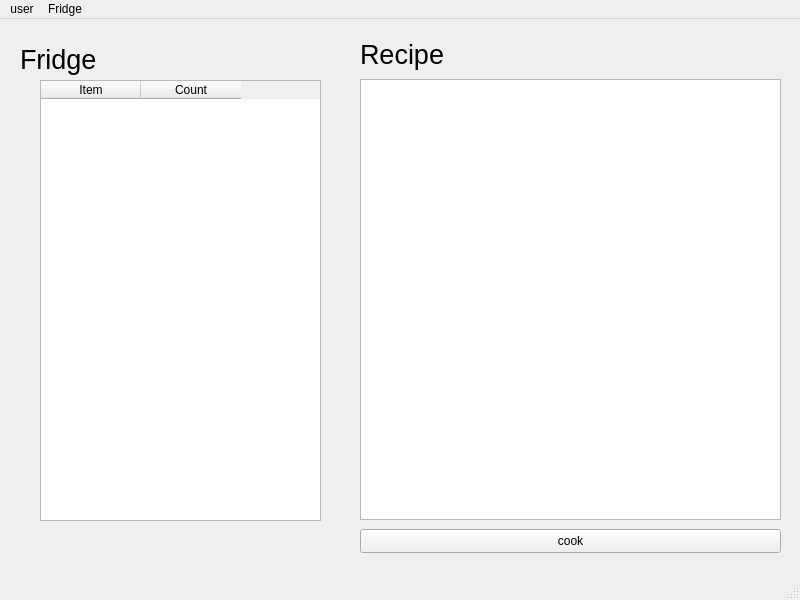
<?xml version="1.0" encoding="UTF-8"?>
<ui version="4.0">
 <class>MainWindow</class>
 <widget class="QMainWindow" name="MainWindow">
  <property name="geometry">
   <rect>
    <x>0</x>
    <y>0</y>
    <width>800</width>
    <height>600</height>
   </rect>
  </property>
  <property name="windowTitle">
   <string>MainWindow</string>
  </property>
  <widget class="QWidget" name="centralwidget">
   <widget class="QListView" name="listView">
    <property name="geometry">
     <rect>
      <x>360</x>
      <y>60</y>
      <width>421</width>
      <height>441</height>
     </rect>
    </property>
   </widget>
   <widget class="QLabel" name="label">
    <property name="geometry">
     <rect>
      <x>20</x>
      <y>20</y>
      <width>141</width>
      <height>41</height>
     </rect>
    </property>
    <property name="font">
     <font>
      <pointsize>20</pointsize>
     </font>
    </property>
    <property name="text">
     <string>Fridge</string>
    </property>
   </widget>
   <widget class="QLabel" name="label_2">
    <property name="geometry">
     <rect>
      <x>360</x>
      <y>20</y>
      <width>131</width>
      <height>31</height>
     </rect>
    </property>
    <property name="font">
     <font>
      <pointsize>20</pointsize>
     </font>
    </property>
    <property name="text">
     <string>Recipe</string>
    </property>
   </widget>
   <widget class="QPushButton" name="pushButton">
    <property name="geometry">
     <rect>
      <x>360</x>
      <y>510</y>
      <width>421</width>
      <height>24</height>
     </rect>
    </property>
    <property name="text">
     <string>cook</string>
    </property>
   </widget>
   <widget class="QTableWidget" name="fridgeTable">
    <property name="geometry">
     <rect>
      <x>40</x>
      <y>61</y>
      <width>281</width>
      <height>441</height>
     </rect>
    </property>
    <property name="editTriggers">
     <set>QAbstractItemView::NoEditTriggers</set>
    </property>
    <attribute name="verticalHeaderVisible">
     <bool>false</bool>
    </attribute>
    <column>
     <property name="text">
      <string>Item</string>
     </property>
    </column>
    <column>
     <property name="text">
      <string>Count</string>
     </property>
    </column>
   </widget>
  </widget>
  <widget class="QMenuBar" name="menubar">
   <property name="geometry">
    <rect>
     <x>0</x>
     <y>0</y>
     <width>800</width>
     <height>21</height>
    </rect>
   </property>
   <widget class="QMenu" name="menuuser">
    <property name="title">
     <string>user</string>
    </property>
    <addaction name="actionlogin"/>
    <addaction name="actionRegister"/>
   </widget>
   <widget class="QMenu" name="menuFridge">
    <property name="title">
     <string>Fridge</string>
    </property>
    <addaction name="actionAdd_Ingredient"/>
    <addaction name="actionEdit_Ingredient"/>
   </widget>
   <addaction name="menuuser"/>
   <addaction name="menuFridge"/>
  </widget>
  <widget class="QStatusBar" name="statusbar"/>
  <action name="actionlogin">
   <property name="text">
    <string>login</string>
   </property>
  </action>
  <action name="actionAdd_Ingredient">
   <property name="text">
    <string>Add Ingredient</string>
   </property>
  </action>
  <action name="actionEdit_Ingredient">
   <property name="text">
    <string>Edit Ingredient</string>
   </property>
  </action>
  <action name="actionRegister">
   <property name="text">
    <string>Register</string>
   </property>
  </action>
 </widget>
 <resources/>
 <connections/>
</ui>
